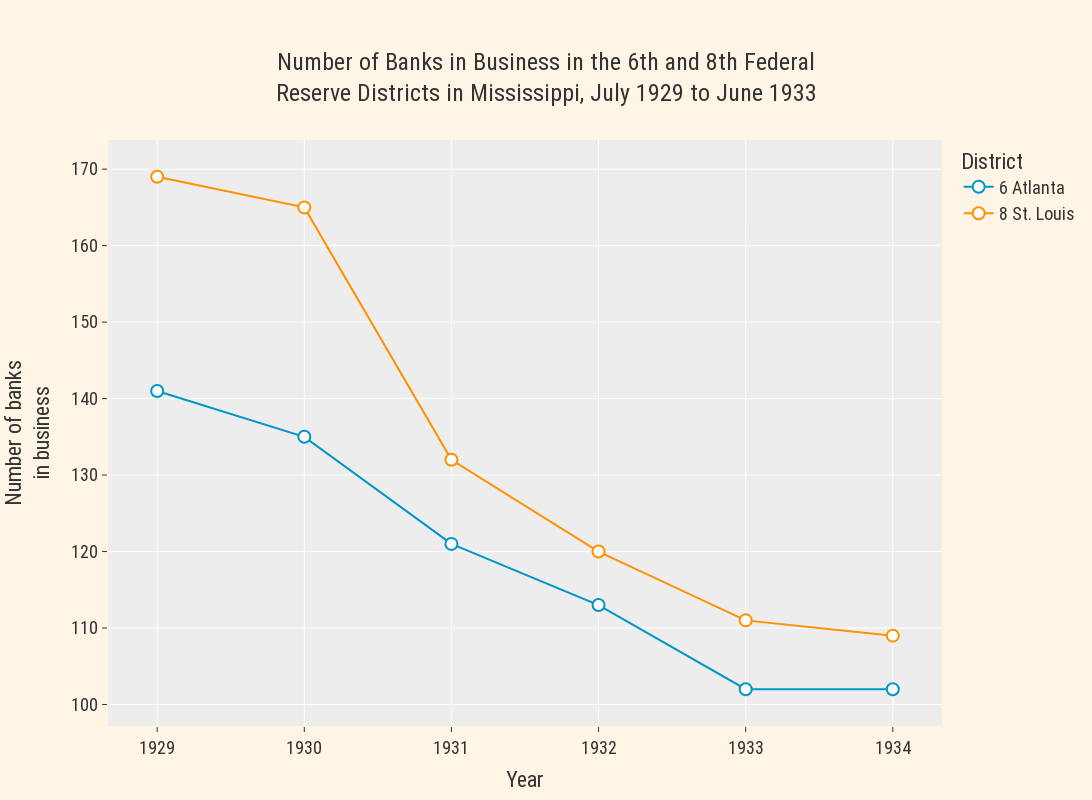

Here is the notebook cell this chart was saved with:
### Code cell
import plotly.graph_objects as go

pio.templates["econ"].data.scatter = [go.Scatter(marker=dict(symbol="circle", size=12, color="white", line=dict(width=2)))]
fig = px.line(ddf, x='year', y='n_banks', color='district', markers=True,
              color_discrete_map={ # replaces default color mapping by value
                "6 Atlanta": my_blue, "8 St. Louis": my_orange,
            },
            title = "Number of Banks in Business in the 6th and 8th Federal<br>Reserve Districts in Mississippi, July 1929 to June 1933",
            labels={ # replaces default labels by column name
                "n_banks": "Number of banks<br>in business",  "year": "Year", "district":"District"
            },)

fig.show()
ddf

### Figure 1 — Plotly figure (JSON) as saved in the notebook; plotly's stock layout.template omitted (floating-point values rounded to 4 significant figures)
{"data": [{"hovertemplate": "District=6 Atlanta<br>Year=%{x}<br>Number of banks<br>in business=%{y}<extra></extra>", "legendgroup": "6 Atlanta", "line": {"color": "#0096c7", "dash": "solid"}, "marker": {"symbol": "circle"}, "mode": "lines+markers", "name": "6 Atlanta", "orientation": "v", "showlegend": true, "type": "scatter", "x": [1929, 1930, 1931, 1932, 1933, 1934], "xaxis": "x", "y": [141, 135, 121, 113, 102, 102], "yaxis": "y"}, {"hovertemplate": "District=8 St. Louis<br>Year=%{x}<br>Number of banks<br>in business=%{y}<extra></extra>", "legendgroup": "8 St. Louis", "line": {"color": "#ff9100", "dash": "solid"}, "marker": {"symbol": "circle"}, "mode": "lines+markers", "name": "8 St. Louis", "orientation": "v", "showlegend": true, "type": "scatter", "x": [1929, 1930, 1931, 1932, 1933, 1934], "xaxis": "x", "y": [169, 165, 132, 120, 111, 109], "yaxis": "y"}], "layout": {"height": 800, "legend": {"title": {"text": "District"}, "tracegroupgap": 0}, "title": {"text": "Number of Banks in Business in the 6th and 8th Federal<br>Reserve Districts in Mississippi, July 1929 to June 1933"}, "width": 1600, "xaxis": {"anchor": "y", "autorange": true, "domain": [0, 1], "range": [1929.0, 1934.0], "title": {"text": "Year"}, "type": "linear"}, "yaxis": {"anchor": "x", "autorange": true, "domain": [0, 1], "range": [97.18, 173.8], "title": {"text": "Number of banks<br>in business"}, "type": "linear"}}}
